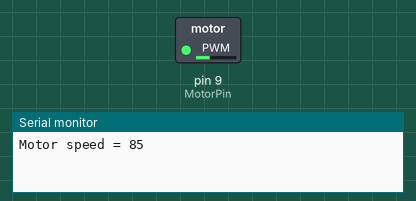
Recording of a sketch running on a simulated Arduino Uno, built with avr-gcc and run on an emulated ATmega328P. Shown: switched loads named in the sketch (green lamp = pin HIGH), the last lines printed to the serial monitor.

Above: at 7.05 s.
At 11.65 s:
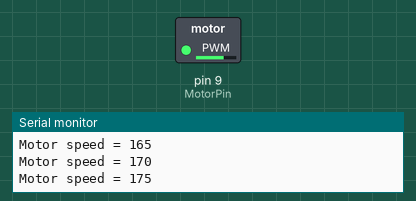
At 14.05 s:
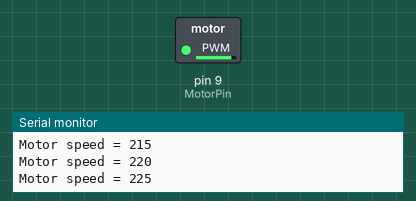
At 16.25 s:
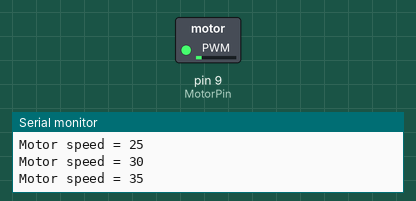
Timing chart, 0 to 22.0 s (numbered marks = the images above):
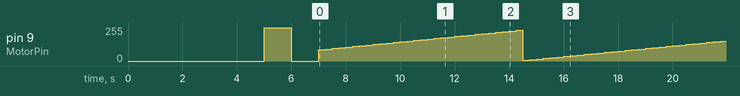

The sketch:

BLDC_anlaogWrite_control.ino
```cpp
#include <Servo.h>
#define MAX_SIGNAL 2000
#define MIN_SIGNAL 1000
#define MotorPin 9
Servo motor;
int spd = 80;


void setup () {
Serial.begin(9600);
delay(5000);
/*
motor.attach(MotorPin);
motor.writeMicroseconds(MAX_SIGNAL); //2000
delay(50);
motor.writeMicroseconds(MIN_SIGNAL); //1000
delay(2000);
*/
analogWrite(9, 250);
delay(1000);
analogWrite(9, 0);
delay(1000);

}

void loop () {
  if (spd >= 230)
  {
  spd = 0;
  }


  spd = spd+5;

  analogWrite(9,spd);
  Serial.print("Motor speed = "); Serial.println(spd);
  delay(250);
}
```
